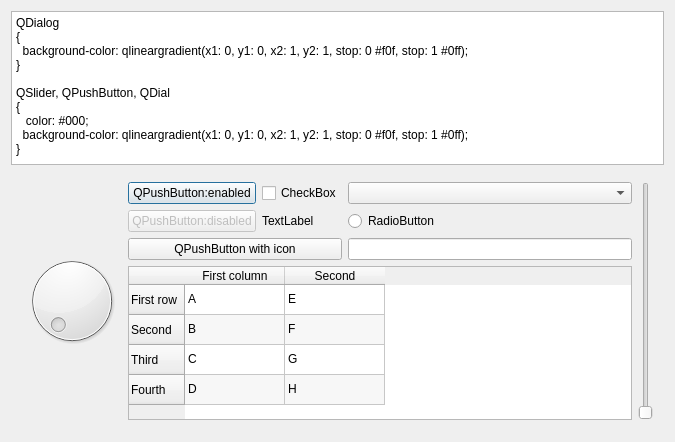
<?xml version="1.0" encoding="UTF-8"?>
<ui version="4.0">
 <class>QtStyleSheetSetterMainDialog</class>
 <widget class="QDialog" name="QtStyleSheetSetterMainDialog">
  <property name="geometry">
   <rect>
    <x>0</x>
    <y>0</y>
    <width>675</width>
    <height>442</height>
   </rect>
  </property>
  <property name="windowTitle">
   <string>StyleSheetSetter</string>
  </property>
  <property name="windowIcon">
   <iconset resource="StyleSheetSetter.qrc">
    <normaloff>:/StyleSheetSetter/images/R.png</normaloff>:/StyleSheetSetter/images/R.png</iconset>
  </property>
  <layout class="QVBoxLayout" name="verticalLayout">
   <item>
    <widget class="QPlainTextEdit" name="stylesheet">
     <property name="plainText">
      <string>QDialog
{
  background-color: qlineargradient(x1: 0, y1: 0, x2: 1, y2: 1, stop: 0 #f0f, stop: 1 #0ff);
}

QSlider, QPushButton, QDial
{
   color: #000;
  background-color: qlineargradient(x1: 0, y1: 0, x2: 1, y2: 1, stop: 0 #f0f, stop: 1 #0ff);  
}</string>
     </property>
    </widget>
   </item>
   <item>
    <widget class="QWidget" name="widget" native="true">
     <layout class="QGridLayout" name="gridLayout">
      <item row="0" column="0" rowspan="4">
       <widget class="QDial" name="dial"/>
      </item>
      <item row="0" column="3">
       <widget class="QComboBox" name="comboBox"/>
      </item>
      <item row="0" column="2">
       <widget class="QCheckBox" name="checkBox">
        <property name="text">
         <string>CheckBox</string>
        </property>
       </widget>
      </item>
      <item row="0" column="4" rowspan="4">
       <widget class="QSlider" name="verticalSlider">
        <property name="orientation">
         <enum>Qt::Vertical</enum>
        </property>
       </widget>
      </item>
      <item row="0" column="1">
       <widget class="QPushButton" name="pushButton">
        <property name="text">
         <string>QPushButton:enabled</string>
        </property>
       </widget>
      </item>
      <item row="1" column="1">
       <widget class="QPushButton" name="pushButton_2">
        <property name="enabled">
         <bool>false</bool>
        </property>
        <property name="text">
         <string>QPushButton:disabled</string>
        </property>
       </widget>
      </item>
      <item row="1" column="2">
       <widget class="QLabel" name="label">
        <property name="text">
         <string>TextLabel</string>
        </property>
       </widget>
      </item>
      <item row="1" column="3">
       <widget class="QRadioButton" name="radioButton">
        <property name="text">
         <string>RadioButton</string>
        </property>
       </widget>
      </item>
      <item row="2" column="3">
       <widget class="QLineEdit" name="lineEdit"/>
      </item>
      <item row="2" column="1" colspan="2">
       <widget class="QPushButton" name="button_with_icon">
        <property name="sizePolicy">
         <sizepolicy hsizetype="Minimum" vsizetype="Minimum">
          <horstretch>0</horstretch>
          <verstretch>0</verstretch>
         </sizepolicy>
        </property>
        <property name="text">
         <string>QPushButton with icon</string>
        </property>
        <property name="icon">
         <iconset resource="../Brainweaver/Brainweaver.qrc">
          <normaloff>:/images/PicRed14x14.png</normaloff>:/images/PicRed14x14.png</iconset>
        </property>
        <property name="checkable">
         <bool>false</bool>
        </property>
        <property name="flat">
         <bool>false</bool>
        </property>
       </widget>
      </item>
      <item row="3" column="1" colspan="3">
       <widget class="QTableWidget" name="tableWidget">
        <property name="alternatingRowColors">
         <bool>true</bool>
        </property>
        <row>
         <property name="text">
          <string>First row</string>
         </property>
        </row>
        <row>
         <property name="text">
          <string>Second</string>
         </property>
        </row>
        <row>
         <property name="text">
          <string>Third</string>
         </property>
        </row>
        <row>
         <property name="text">
          <string>Fourth</string>
         </property>
        </row>
        <column>
         <property name="text">
          <string>First column</string>
         </property>
        </column>
        <column>
         <property name="text">
          <string>Second</string>
         </property>
        </column>
        <item row="0" column="0">
         <property name="text">
          <string>A</string>
         </property>
        </item>
        <item row="0" column="1">
         <property name="text">
          <string>E</string>
         </property>
        </item>
        <item row="1" column="0">
         <property name="text">
          <string>B</string>
         </property>
        </item>
        <item row="1" column="1">
         <property name="text">
          <string>F</string>
         </property>
        </item>
        <item row="2" column="0">
         <property name="text">
          <string>C</string>
         </property>
        </item>
        <item row="2" column="1">
         <property name="text">
          <string>G</string>
         </property>
        </item>
        <item row="3" column="0">
         <property name="text">
          <string>D</string>
         </property>
        </item>
        <item row="3" column="1">
         <property name="text">
          <string>H</string>
         </property>
        </item>
       </widget>
      </item>
     </layout>
    </widget>
   </item>
  </layout>
 </widget>
 <layoutdefault spacing="6" margin="11"/>
 <resources>
  <include location="../Brainweaver/Brainweaver.qrc"/>
  <include location="StyleSheetSetter.qrc"/>
 </resources>
 <connections/>
</ui>
